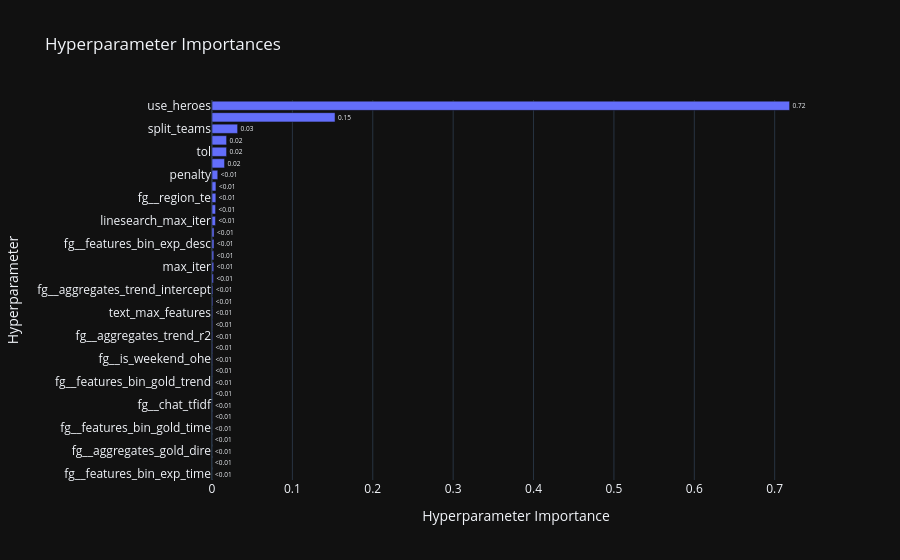

Notebook cell for this chart:
### Code cell
fig = vis.plot_param_importances(study)
fig.show()

### Figure 1 — Plotly figure (JSON) as saved in the notebook; plotly's stock layout.template omitted (floating-point values rounded to 4 significant figures)
{"data": [{"cliponaxis": false, "hovertemplate": ["fg__features_bin_exp_time (CategoricalDistribution): 3.898535332901385e-07<extra></extra>", "fg__trend_was_imputed (CategoricalDistribution): 1.1325531401567272e-05<extra></extra>", "fg__aggregates_gold_dire (CategoricalDistribution): 4.056756795766697e-05<extra></extra>", "fg__aggregates_gold_rad (CategoricalDistribution): 8.199587327712241e-05<extra></extra>", "fg__features_bin_gold_time (CategoricalDistribution): 9.464654744419726e-05<extra></extra>", "fg__aggegates_exp_rad (CategoricalDistribution): 0.00021911108262076228<extra></extra>", "fg__chat_tfidf (CategoricalDistribution): 0.0002291799856094842<extra></extra>", "text_ngram_max (CategoricalDistribution): 0.0003805847529337094<extra></extra>", "fg__features_bin_gold_trend (CategoricalDistribution): 0.00040653741993500105<extra></extra>", "fg__aggregates_trend_slope (CategoricalDistribution): 0.0005477406754435601<extra></extra>", "fg__is_weekend_ohe (CategoricalDistribution): 0.0005814924260563711<extra></extra>", "text_min_df (CategoricalDistribution): 0.0007164458124518489<extra></extra>", "fg__aggregates_trend_r2 (CategoricalDistribution): 0.0007727963472518525<extra></extra>", "fg__month_ohe (CategoricalDistribution): 0.0007787845682486285<extra></extra>", "text_max_features (CategoricalDistribution): 0.0008262271170726751<extra></extra>", "text_max_df (CategoricalDistribution): 0.0010109880867766794<extra></extra>", "fg__aggregates_trend_intercept (CategoricalDistribution): 0.0011267130052101634<extra></extra>", "fg__avg_mmr (CategoricalDistribution): 0.001795037916407081<extra></extra>", "max_iter (CategoricalDistribution): 0.0021448466655253646<extra></extra>", "fg__features_bin_gold_desc (CategoricalDistribution): 0.0022187594591416104<extra></extra>", "fg__features_bin_exp_desc (CategoricalDistribution): 0.0024463670592331293<extra></extra>", "class_weight (CategoricalDistribution): 0.0025347868044062892<extra></extra>", "linesearch_max_iter (CategoricalDistribution): 0.004325642087321476<extra></extra>", "C (CategoricalDistribution): 0.004452104312080048<extra></extra>", "fg__region_te (CategoricalDistribution): 0.004807450354016355<extra></extra>", "fg__game_mode_ohe (CategoricalDistribution): 0.004909851736236445<extra></extra>", "penalty (CategoricalDistribution): 0.007178396896804236<extra></extra>", "fg__aggregates_exp_dire (CategoricalDistribution): 0.015616903869714023<extra></extra>", "tol (CategoricalDistribution): 0.018127570701137692<extra></extra>", "lbfgs_memory (CategoricalDistribution): 0.018147873785073532<extra></extra>", "split_teams (CategoricalDistribution): 0.031862254872010054<extra></extra>", "fg__region_ohe (CategoricalDistribution): 0.1530637336195263<extra></extra>", "use_heroes (CategoricalDistribution): 0.7185428932081417<extra></extra>"], "name": "Objective Value", "orientation": "h", "text": ["<0.01", "<0.01", "<0.01", "<0.01", "<0.01", "<0.01", "<0.01", "<0.01", "<0.01", "<0.01", "<0.01", "<0.01", "<0.01", "<0.01", "<0.01", "<0.01", "<0.01", "<0.01", "<0.01", "<0.01", "<0.01", "<0.01", "<0.01", "<0.01", "<0.01", "<0.01", "<0.01", "0.02", "0.02", "0.02", "0.03", "0.15", "0.72"], "textposition": "outside", "x": [3.899e-07, 1.133e-05, 4.057e-05, 8.2e-05, 9.465e-05, 0.0002191, 0.0002292, 0.0003806, 0.0004065, 0.0005477, 0.0005815, 0.0007164, 0.0007728, 0.0007788, 0.0008262, 0.001011, 0.001127, 0.001795, 0.002145, 0.002219, 0.002446, 0.002535, 0.004326, 0.004452, 0.004807, 0.00491, 0.007178, 0.01562, 0.01813, 0.01815, 0.03186, 0.1531, 0.7185], "y": ["fg__features_bin_exp_time", "fg__trend_was_imputed", "fg__aggregates_gold_dire", "fg__aggregates_gold_rad", "fg__features_bin_gold_time", "fg__aggegates_exp_rad", "fg__chat_tfidf", "text_ngram_max", "fg__features_bin_gold_trend", "fg__aggregates_trend_slope", "fg__is_weekend_ohe", "text_min_df", "fg__aggregates_trend_r2", "fg__month_ohe", "text_max_features", "text_max_df", "fg__aggregates_trend_intercept", "fg__avg_mmr", "max_iter", "fg__features_bin_gold_desc", "fg__features_bin_exp_desc", "class_weight", "linesearch_max_iter", "C", "fg__region_te", "fg__game_mode_ohe", "penalty", "fg__aggregates_exp_dire", "tol", "lbfgs_memory", "split_teams", "fg__region_ohe", "use_heroes"], "type": "bar"}], "layout": {"title": {"text": "Hyperparameter Importances"}, "xaxis": {"title": {"text": "Hyperparameter Importance"}}, "yaxis": {"title": {"text": "Hyperparameter"}}}}
